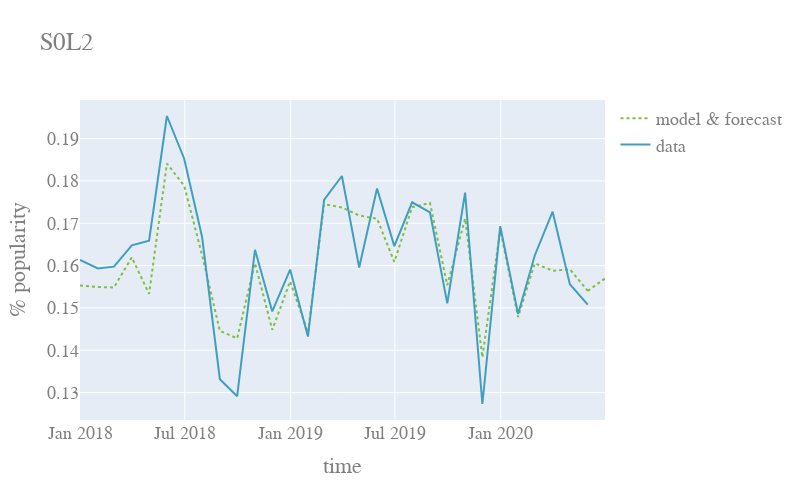

The notebook cell saved with this chart:
### Code cell
import plotly.graph_objects as go

fig = go.Figure()
fig.add_trace(go.Scatter(x=t[-30:], y=model[-30:],
                         mode='lines', name='model & forecast',line=dict(color="#80bf40",dash='dot')))
fig.add_trace(go.Scatter(x=t[-30:], y=df_forecasting[col_test][-30:],
                          mode='lines', name='data',line=dict(color="#409fbf")))
forecast_x=[t[-1],pd.to_datetime("2020-06-30")]
forecast_y=[model[-1],pred[0]]
fig.add_trace(go.Scatter(x=forecast_x,y=forecast_y,
                        mode='lines',line=dict(color="#80bf40",dash='dot'),showlegend=False))


fig.update_layout(
    title="S0L2",
    width=800,
    height=500,
    xaxis_title="time",
    yaxis_title="% popularity",
    font=dict(
        family="Courier New, monospace",
        size=18,
        color="#7f7f7f"
    )
)

#fig.write_image("forecast_s0l2.png")

### Figure 1 — Plotly figure (JSON) as saved in the notebook; plotly's stock layout.template omitted (floating-point values rounded to 4 significant figures)
{"data": [{"line": {"color": "#80bf40", "dash": "dot"}, "mode": "lines", "name": "model & forecast", "type": "scatter", "x": ["2017-12-31T00:00:00", "2018-01-31T00:00:00", "2018-02-28T00:00:00", "2018-03-31T00:00:00", "2018-04-30T00:00:00", "2018-05-31T00:00:00", "2018-06-30T00:00:00", "2018-07-31T00:00:00", "2018-08-31T00:00:00", "2018-09-30T00:00:00", "2018-10-31T00:00:00", "2018-11-30T00:00:00", "2018-12-31T00:00:00", "2019-01-31T00:00:00", "2019-02-28T00:00:00", "2019-03-31T00:00:00", "2019-04-30T00:00:00", "2019-05-31T00:00:00", "2019-06-30T00:00:00", "2019-07-31T00:00:00", "2019-08-31T00:00:00", "2019-09-30T00:00:00", "2019-10-31T00:00:00", "2019-11-30T00:00:00", "2019-12-31T00:00:00", "2020-01-31T00:00:00", "2020-02-29T00:00:00", "2020-03-31T00:00:00", "2020-04-30T00:00:00", "2020-05-31T00:00:00"], "y": [0.1553, 0.1549, 0.1548, 0.1619, 0.1533, 0.1841, 0.1789, 0.1625, 0.1446, 0.1428, 0.1606, 0.1448, 0.1563, 0.1442, 0.1745, 0.1737, 0.1718, 0.1711, 0.1609, 0.1738, 0.1748, 0.1554, 0.1711, 0.1383, 0.1686, 0.1478, 0.1605, 0.1588, 0.1591, 0.154]}, {"line": {"color": "#409fbf"}, "mode": "lines", "name": "data", "type": "scatter", "x": ["2017-12-31T00:00:00", "2018-01-31T00:00:00", "2018-02-28T00:00:00", "2018-03-31T00:00:00", "2018-04-30T00:00:00", "2018-05-31T00:00:00", "2018-06-30T00:00:00", "2018-07-31T00:00:00", "2018-08-31T00:00:00", "2018-09-30T00:00:00", "2018-10-31T00:00:00", "2018-11-30T00:00:00", "2018-12-31T00:00:00", "2019-01-31T00:00:00", "2019-02-28T00:00:00", "2019-03-31T00:00:00", "2019-04-30T00:00:00", "2019-05-31T00:00:00", "2019-06-30T00:00:00", "2019-07-31T00:00:00", "2019-08-31T00:00:00", "2019-09-30T00:00:00", "2019-10-31T00:00:00", "2019-11-30T00:00:00", "2019-12-31T00:00:00", "2020-01-31T00:00:00", "2020-02-29T00:00:00", "2020-03-31T00:00:00", "2020-04-30T00:00:00", "2020-05-31T00:00:00"], "y": [0.1613, 0.1593, 0.1597, 0.1648, 0.1659, 0.1953, 0.1852, 0.1668, 0.1332, 0.1291, 0.1637, 0.1492, 0.1591, 0.1432, 0.1755, 0.1812, 0.1595, 0.1782, 0.1646, 0.1749, 0.1725, 0.1511, 0.1772, 0.1273, 0.1693, 0.1485, 0.1624, 0.1727, 0.1556, 0.1508]}, {"line": {"color": "#80bf40", "dash": "dot"}, "mode": "lines", "showlegend": false, "type": "scatter", "x": ["2020-05-31T00:00:00", "2020-06-30T00:00:00"], "y": [0.154, 0.157]}], "layout": {"font": {"color": "#7f7f7f", "family": "Courier New, monospace", "size": 18}, "height": 500, "title": {"text": "S0L2"}, "width": 800, "xaxis": {"title": {"text": "time"}}, "yaxis": {"title": {"text": "% popularity"}}}}
